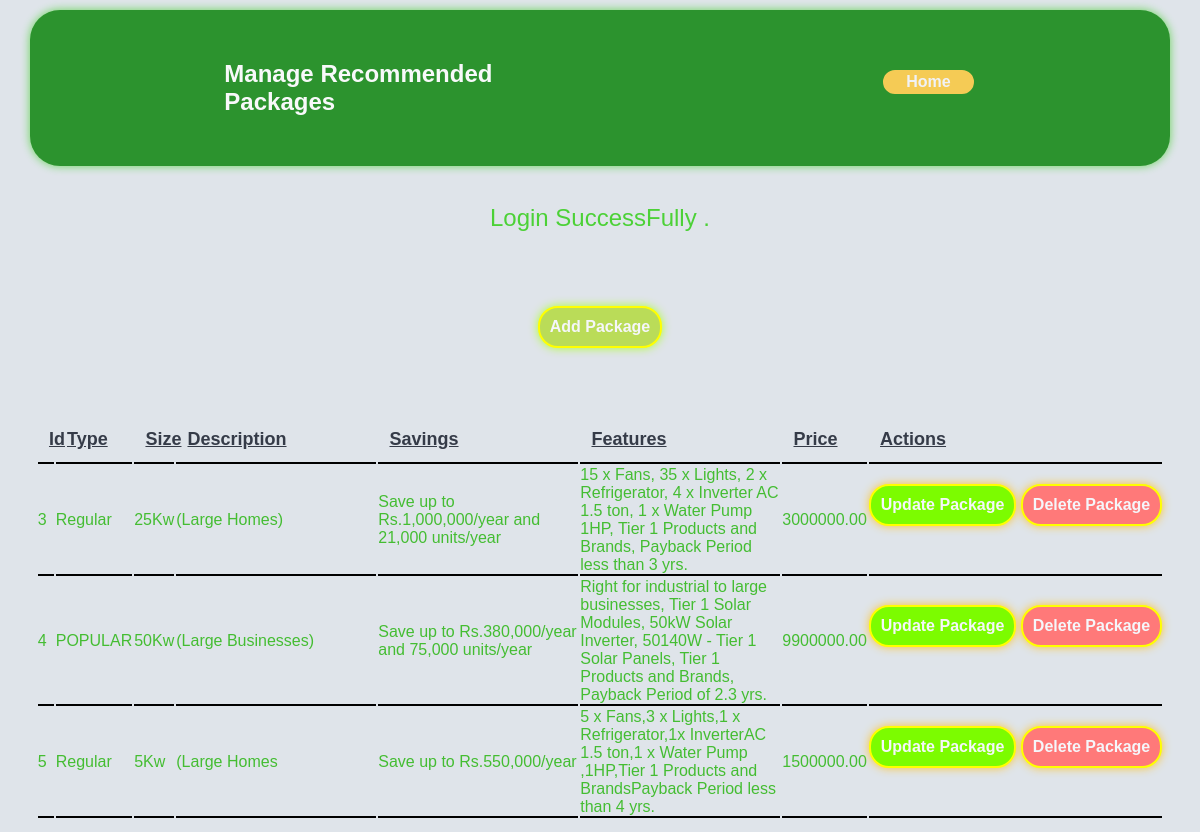
The page /Admin/manageRp.php (signed in) on the database its author committed.
### tables this page shows
CREATE TABLE `recommended_packages` (
  `rp_id` int(11) NOT NULL,
  `TYPE` varchar(300) NOT NULL,
  `size` varchar(300) NOT NULL,
  `description` varchar(300) NOT NULL,
  `savings` varchar(300) NOT NULL,
  `features` varchar(900) NOT NULL,
  `price` decimal(15,2) NOT NULL,
  `admin_id` int(50) DEFAULT NULL
);

### Admin/manageRp.php (the view, shortened to what this page needs)
<?php
    include 'connect.php';
 ?>
<head>
    <link rel="stylesheet" href="style.css">
</head>
<body id="body1">
    <div class="div1">
        Manage Recommended <br>
        Packages
        <button class="logoutb" ><a href="adminDashboard.php"> Home </a></button>
    </div>
    <br>
    <?php
        if(isset($_SESSION['login'])){
            echo "<div id='add'>".$_SESSION['login']."</div>";
        }
    ?>
    <br><br><br>
<button class="bt-primary"> <a href="addRp.php">Add Package</a></button><br><br>
<table class="full-table">
        <tr>
            <th>Id</th>
            <th>Type</th>
            <th>Size</th>
            <th style="width: 200px;">Description</th>
            <th style="width: 200px;">Savings</th>
            <th style="width: 200px;">Features</th>
            <th>Price</th>
            <th>Actions</th>
        </tr>
        <?php
        $sql = "SELECT * FROM recommended_packages";
        $result = mysqli_query($conn,$sql);
        if($result->num_rows >0){
            while($row = $result->fetch_assoc()){
        ?>
        <tr>
            <td><?php echo"$row[rp_id]";?></td>
            <td><?php echo"$row[TYPE]";?></td>
            <td><?php echo"$row[size]";?></td>
            <td><?php echo"$row[description]";?></td>
            <td><?php echo"$row[savings]";?></td>
            <td><?php echo"$row[features]";?></td>
            <td><?php echo"$row[price]";?></td>
            <td><button class="bt-secondary2"><a href="<?php echo SITEURL;?>admin/updateRp.php?id=<?php echo"$row[rp_id]"; ?> &type=<?php echo"$row[TYPE]"; ?> &size=<?php echo"$row[size]"; ?> &description=<?php echo"$row[description]"; ?> &savings=<?php echo"$row[savings]"; ?> &features=<?php echo"$row[features]"; ?> &price=<?php echo"$row[price]"; ?>">Update Package</a></button>
            <button type="submit" class="bt-secondary" ><a onclick="return confirmDelete()" href="<?php echo SITEURL;?>admin/deleteRp.php?id=<?php echo"$row[rp_id]"; ?>">Delete Package</a></button></td>
        </tr>
<?php
    }
}
else{
    echo "Record not Found";
}
?>
</body>

### Admin/style.css (style rules this page uses)
* { margin: 0; padding: 0; box-sizing: border-box; }
.full-table { max-width: 100%; padding: 1%; }
table tr th { border-bottom: 2px solid black; text-align: left; padding: 1%; font-family: Verdana, Geneva, Tahoma, sans-serif; font-weight: bold; font-size: large; text-decoration: underline; color: #353b48; }
table tr td { text-align: left; font-family: Verdana, Geneva, Tahoma, sans-serif; font-size: medium; color: #44bd32; border-bottom: 2px solid black; }
.bt-primary { background-color: #badc58; border: 2px solid yellow; padding:10px 10px 10px 10px; border-radius: 20px; box-shadow:0 0 10px greenyellow; }
.bt-secondary { background-color: #ff7979; border: 2px solid yellow; padding:10px 10px 10px 10px; border-radius: 20px; box-shadow:0 0 10px #fbc531; }
.bt-secondary2 { background-color: lawngreen; border: 2px solid yellow; padding:10px 10px 10px 10px; border-radius: 20px; box-shadow:0 0 10px #fbc531; margin-bottom: 10%; }
.div1 { margin-top: 10px; display: flex; justify-content: space-around; align-items: center; background:green; width: 95%; font-family: Verdana, Geneva, Tahoma, sans-serif; font-size: x-large; padding-top: 50px; padding-bottom: 50px; border-radius: 30px; color: white; font-weight: bolder; opacity: 0.8; box-shadow: 0 0 10px #4cd137; }
.logoutb a { color: #f5f6fa; text-decoration: none; font-size: medium; font-weight: bold; font-family: Verdana, Geneva, Tahoma, sans-serif; padding: 20px 20px ; }
a { color: #f5f6fa; text-decoration: none; font-size: medium; font-weight: bold; font-family: Verdana, Geneva, Tahoma, sans-serif; }
#body1 { background-color: #dfe4ea; display: flex; flex-wrap: wrap; justify-content: center; align-items: center; flex-direction: column; gap: 10px; }
#add { color: #4cd137; font-family: Verdana, Geneva, Tahoma, sans-serif; font-size: x-large; }
.logoutb { background-color: #fbc531; border: 2px solid green; border-radius: 20px; padding: 3px 3px 3px 3px; margin-bottom: 1%; }

### rows shown on the page
recommended_packages: rp_id "3", TYPE "Regular", size "25Kw", description "(Large Homes)", savings "Save up to Rs.1,000,000/year and 21,000 units/year", features "15 x Fans, 35 x Lights, 2 x Refrigerator, 4 x Inverter AC 1.5 ton, 1 x Water Pump 1HP, Tier 1 Products and Brands, Payback Period less than 3 yrs.", price "3000000.00"
recommended_packages: rp_id "4", TYPE "POPULAR", size "50Kw", description "(Large Businesses)", savings "Save up to Rs.380,000/year and 75,000 units/year", features "Right for industrial to large businesses, Tier 1 Solar Modules, 50kW Solar Inverter, 50140W - Tier 1 Solar Panels, Tier 1 Products and Brands, Payback Period of 2.3 yrs.", price "9900000.00"
recommended_packages: rp_id "5", TYPE "Regular", size "5Kw", description "(Large Homes", savings "Save up to Rs.550,000/year", features "5 x Fans,3 x Lights,1 x Refrigerator,1x InverterAC 1.5 ton,1 x Water Pump ,1HP,Tier 1 Products and BrandsPayback Period less than 4 yrs.", price "1500000.00"

### other values the page prints
$_SESSION['login'] "Login SuccessFully ."
